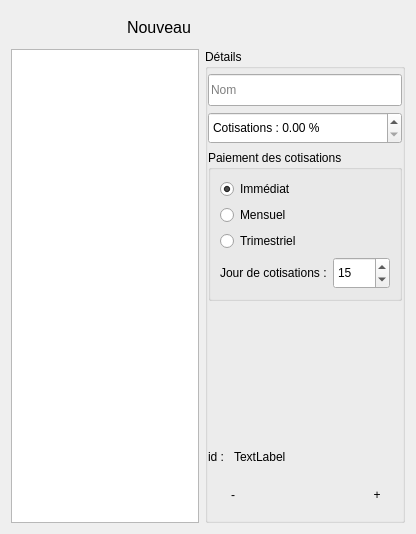
<?xml version="1.0" encoding="UTF-8"?>
<ui version="4.0">
 <class>EditeurTypes</class>
 <widget class="QDialog" name="EditeurTypes">
  <property name="geometry">
   <rect>
    <x>0</x>
    <y>0</y>
    <width>416</width>
    <height>534</height>
   </rect>
  </property>
  <property name="windowTitle">
   <string>Types de crédits</string>
  </property>
  <property name="windowIcon">
   <iconset resource="ressources.qrc">
    <normaloff>:/icones/Document 2.png</normaloff>:/icones/Document 2.png</iconset>
  </property>
  <layout class="QGridLayout" name="gridLayout">
   <item row="0" column="0">
    <layout class="QHBoxLayout" name="horizontalLayout_2">
     <item>
      <spacer name="horizontalSpacer_2">
       <property name="orientation">
        <enum>Qt::Horizontal</enum>
       </property>
       <property name="sizeHint" stdset="0">
        <size>
         <width>40</width>
         <height>20</height>
        </size>
       </property>
      </spacer>
     </item>
     <item>
      <widget class="QToolButton" name="ajouter">
       <property name="minimumSize">
        <size>
         <width>0</width>
         <height>32</height>
        </size>
       </property>
       <property name="font">
        <font>
         <pointsize>12</pointsize>
        </font>
       </property>
       <property name="text">
        <string>Nouveau</string>
       </property>
       <property name="autoRaise">
        <bool>true</bool>
       </property>
      </widget>
     </item>
    </layout>
   </item>
   <item row="1" column="0">
    <widget class="QListWidget" name="liste">
     <property name="editTriggers">
      <set>QAbstractItemView::NoEditTriggers</set>
     </property>
    </widget>
   </item>
   <item row="1" column="1">
    <widget class="QGroupBox" name="box">
     <property name="minimumSize">
      <size>
       <width>200</width>
       <height>365</height>
      </size>
     </property>
     <property name="maximumSize">
      <size>
       <width>200</width>
       <height>16777215</height>
      </size>
     </property>
     <property name="title">
      <string>Détails</string>
     </property>
     <property name="flat">
      <bool>true</bool>
     </property>
     <layout class="QVBoxLayout" name="verticalLayout_4">
      <property name="leftMargin">
       <number>0</number>
      </property>
      <property name="topMargin">
       <number>5</number>
      </property>
      <property name="rightMargin">
       <number>0</number>
      </property>
      <property name="bottomMargin">
       <number>0</number>
      </property>
      <item>
       <widget class="QLineEdit" name="nom">
        <property name="minimumSize">
         <size>
          <width>0</width>
          <height>32</height>
         </size>
        </property>
        <property name="placeholderText">
         <string>Nom</string>
        </property>
       </widget>
      </item>
      <item>
       <widget class="QDoubleSpinBox" name="cotiz">
        <property name="minimumSize">
         <size>
          <width>0</width>
          <height>32</height>
         </size>
        </property>
        <property name="prefix">
         <string>Cotisations : </string>
        </property>
        <property name="suffix">
         <string> %</string>
        </property>
       </widget>
      </item>
      <item>
       <widget class="QGroupBox" name="groupBox_2">
        <property name="minimumSize">
         <size>
          <width>0</width>
          <height>136</height>
         </size>
        </property>
        <property name="title">
         <string>Paiement des cotisations</string>
        </property>
        <property name="flat">
         <bool>true</bool>
        </property>
        <layout class="QVBoxLayout" name="verticalLayout">
         <item>
          <widget class="QRadioButton" name="immediat">
           <property name="text">
            <string>Immédiat</string>
           </property>
           <property name="checked">
            <bool>true</bool>
           </property>
          </widget>
         </item>
         <item>
          <widget class="QRadioButton" name="mensuel">
           <property name="text">
            <string>Mensuel</string>
           </property>
          </widget>
         </item>
         <item>
          <widget class="QRadioButton" name="trimestriel">
           <property name="text">
            <string>Trimestriel</string>
           </property>
          </widget>
         </item>
         <item>
          <layout class="QFormLayout" name="formLayout_2">
           <item row="0" column="0">
            <widget class="QLabel" name="label_2">
             <property name="minimumSize">
              <size>
               <width>0</width>
               <height>32</height>
              </size>
             </property>
             <property name="text">
              <string>Jour de cotisations :</string>
             </property>
            </widget>
           </item>
           <item row="0" column="1">
            <widget class="QSpinBox" name="jourCotiz">
             <property name="minimumSize">
              <size>
               <width>0</width>
               <height>32</height>
              </size>
             </property>
             <property name="minimum">
              <number>1</number>
             </property>
             <property name="maximum">
              <number>29</number>
             </property>
             <property name="value">
              <number>15</number>
             </property>
            </widget>
           </item>
          </layout>
         </item>
        </layout>
       </widget>
      </item>
      <item>
       <spacer name="verticalSpacer">
        <property name="orientation">
         <enum>Qt::Vertical</enum>
        </property>
        <property name="sizeHint" stdset="0">
         <size>
          <width>20</width>
          <height>40</height>
         </size>
        </property>
       </spacer>
      </item>
      <item>
       <layout class="QFormLayout" name="formLayout">
        <property name="fieldGrowthPolicy">
         <enum>QFormLayout::AllNonFixedFieldsGrow</enum>
        </property>
        <item row="0" column="0">
         <widget class="QLabel" name="label">
          <property name="text">
           <string>id : </string>
          </property>
         </widget>
        </item>
        <item row="0" column="1">
         <widget class="QLabel" name="id">
          <property name="text">
           <string>TextLabel</string>
          </property>
         </widget>
        </item>
       </layout>
      </item>
      <item>
       <widget class="QWidget" name="boutonsValid" native="true">
        <layout class="QHBoxLayout" name="horizontalLayout">
         <item>
          <widget class="QToolButton" name="supprimer">
           <property name="minimumSize">
            <size>
             <width>32</width>
             <height>32</height>
            </size>
           </property>
           <property name="text">
            <string>-</string>
           </property>
           <property name="icon">
            <iconset resource="ressources.qrc">
             <normaloff>:/icones/Button Remove.png</normaloff>:/icones/Button Remove.png</iconset>
           </property>
           <property name="iconSize">
            <size>
             <width>32</width>
             <height>32</height>
            </size>
           </property>
           <property name="autoRaise">
            <bool>true</bool>
           </property>
          </widget>
         </item>
         <item>
          <spacer name="horizontalSpacer">
           <property name="orientation">
            <enum>Qt::Horizontal</enum>
           </property>
           <property name="sizeHint" stdset="0">
            <size>
             <width>40</width>
             <height>20</height>
            </size>
           </property>
          </spacer>
         </item>
         <item>
          <widget class="QToolButton" name="modifier">
           <property name="minimumSize">
            <size>
             <width>32</width>
             <height>32</height>
            </size>
           </property>
           <property name="text">
            <string>+</string>
           </property>
           <property name="icon">
            <iconset resource="ressources.qrc">
             <normaloff>:/icones/Button White Check.png</normaloff>:/icones/Button White Check.png</iconset>
           </property>
           <property name="iconSize">
            <size>
             <width>32</width>
             <height>32</height>
            </size>
           </property>
           <property name="autoRaise">
            <bool>true</bool>
           </property>
          </widget>
         </item>
        </layout>
       </widget>
      </item>
     </layout>
    </widget>
   </item>
  </layout>
 </widget>
 <resources>
  <include location="ressources.qrc"/>
 </resources>
 <connections/>
</ui>
